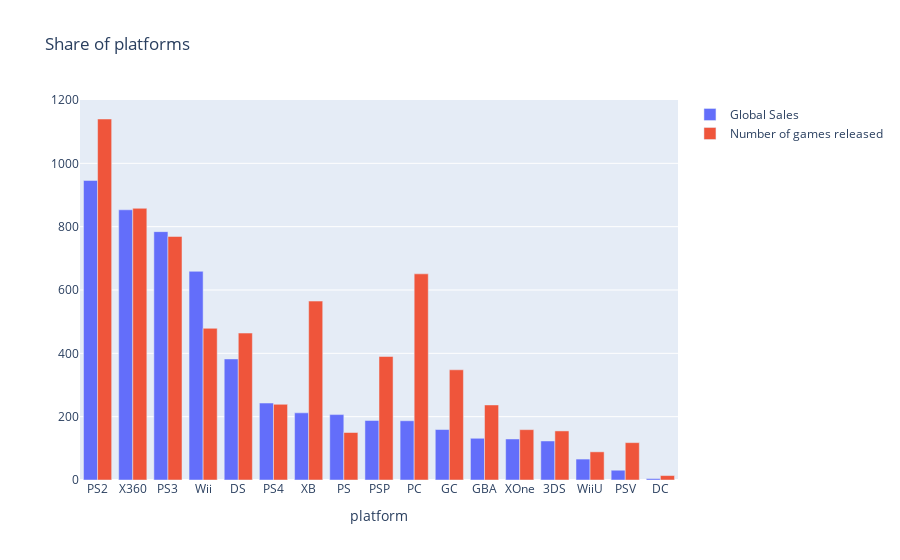

Notebook code cell kept with this figure:
### Code cell
# создаем объект Figure и визуализируем его
fig = go.Figure(data=data, layout=layout)
iplot(fig, show_link=False)

### Figure 1 — Plotly figure (JSON) as saved in the notebook; plotly's stock layout.template omitted (floating-point values rounded to 4 significant figures)
{"data": [{"name": "Global Sales", "type": "bar", "x": ["PS2", "X360", "PS3", "Wii", "DS", "PS4", "XB", "PS", "PSP", "PC", "GC", "GBA", "XOne", "3DS", "WiiU", "PSV", "DC"], "y": [946.0, 853.3, 784.3, 659.0, 382.3, 243.0, 212.1, 206.6, 187.9, 187.1, 159.4, 131.8, 129.6, 123.2, 66.08, 30.88, 4.55]}, {"name": "Number of games released", "type": "bar", "x": ["PS2", "X360", "PS3", "Wii", "DS", "PS4", "XB", "PS", "PSP", "PC", "GC", "GBA", "XOne", "3DS", "WiiU", "PSV", "DC"], "y": [1140, 858, 769, 479, 464, 239, 565, 150, 390, 651, 348, 237, 159, 155, 89, 118, 14]}], "layout": {"title": {"text": "Share of platforms"}, "xaxis": {"title": {"text": "platform"}}}}
